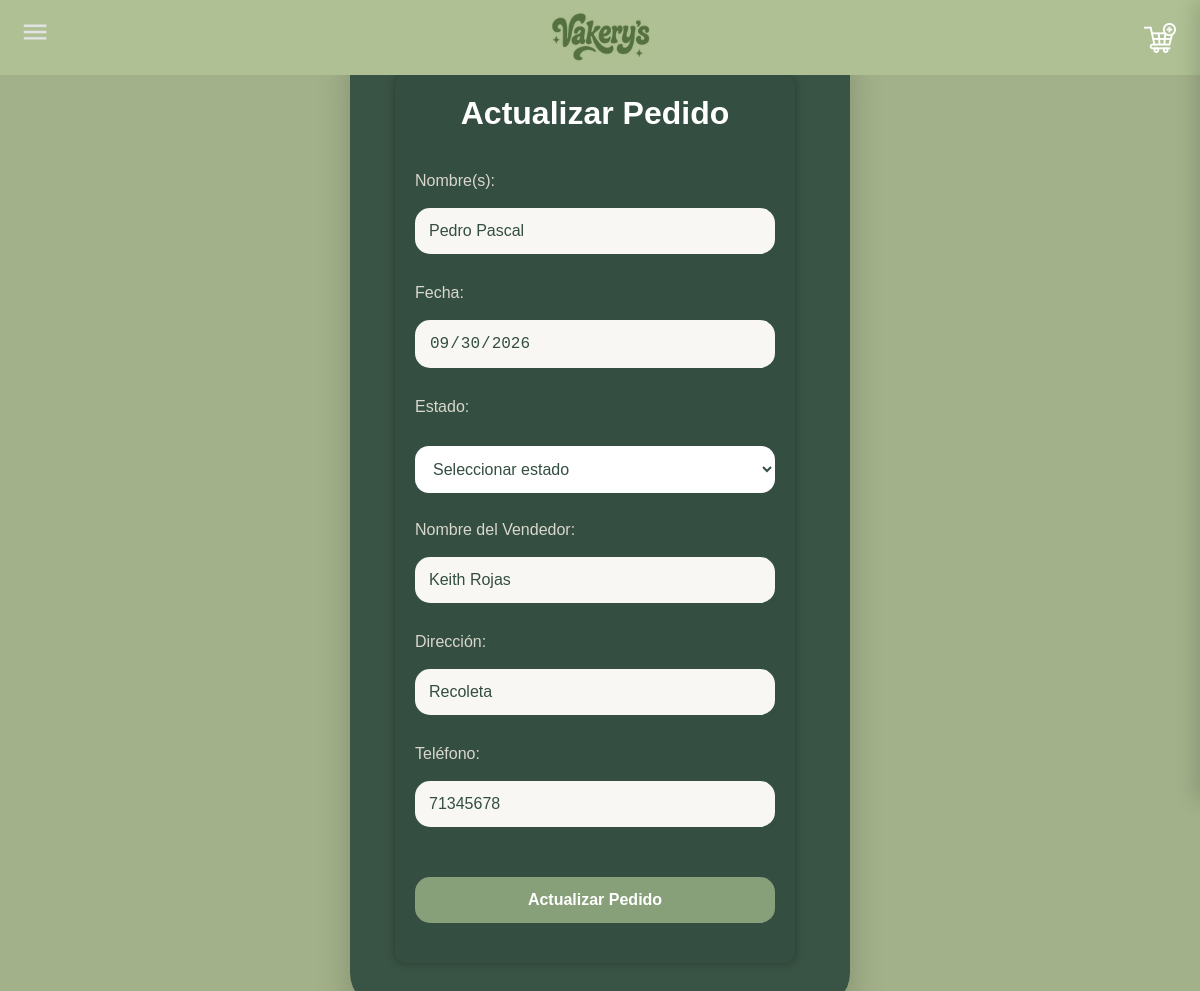
/Pedidos/actualizarpedido.php?id=15, run on the app's committed database.
### tables this page shows
CREATE TABLE IF NOT EXISTS `pedidos` (
  `id` INT NOT NULL AUTO_INCREMENT,
  `Nombre` VARCHAR(200) NULL,
  `Fecha` DATE NULL,
  `Estado` VARCHAR(45) NULL,
  `NombreVendedor` VARCHAR(200) NULL,
  `Direccion` VARCHAR(45) NULL,
  `Telefono` INT NULL,
  PRIMARY KEY (`id`)
);

### Pedidos/actualizarpedido.php (the view, shortened to what this page needs)
<?php
$servername = "localhost";
$username = "root";
$password = "";
$bdname = "vakerysss";
$conn = new mysqli($servername, $username, $password, $bdname);
$id = $_GET['id'] ?? '';
$Nombre = "";
$Fecha = "";
$NombreVendedor = "";
$Direccion = "";
$Telefono = "";
if ($id != "") {
    $stmt = $conn->prepare(
        "SELECT * FROM Pedidos WHERE id = ?"
    );
    $stmt->bind_param("i", $id);
    $stmt->execute();
    $resultado = $stmt->get_result();
    if ($resultado && $resultado->num_rows > 0) {
        while ($fila = $resultado->fetch_assoc()) {
            $Nombre = $fila['Nombre'];
            $Fecha = $fila['Fecha'];
            $NombreVendedor = $fila['NombreVendedor'];
            $Direccion = $fila['Direccion'];
            $Telefono = $fila['Telefono'];
        }
    }
}
?>
<!DOCTYPE html>
<html lang="es">
<head>
<link rel="stylesheet" href="../Usuarios/estilosupdate.css">
</head>
<body>
<div class="contenedor">
<form action="registroeditarpedido.php" method="post" id="ActualizarPedido">
    <h2>Actualizar Pedido</h2>
    <label>Nombre(s):</label>
    <input type="text" name="Nombre" id="Nombre" value="<?=htmlspecialchars($Nombre, ENT_QUOTES, 'UTF-8')?>">
    <label>Fecha:</label>
    <input type="date" name="Fecha" id="Fecha" value="<?=htmlspecialchars($Fecha, ENT_QUOTES, 'UTF-8')?>" readonly>
    <label>Estado:</label>
    <select name="Estado" id="Estado">
    <option value="">Seleccionar estado</option>
    </select>
    <label>Nombre del Vendedor:</label>
    <input type="text" name="NombreVendedor" id="NombreVendedor" value="<?=htmlspecialchars($NombreVendedor, ENT_QUOTES, 'UTF-8')?>" readonly>
    <label>Dirección:</label>
    <input type="text" name="Direccion" id="Direccion" value="<?=htmlspecialchars($Direccion, ENT_QUOTES, 'UTF-8')?>">
    <label>Teléfono:</label>
    <input type="number" name="Telefono" id="Telefono" value="<?=htmlspecialchars($Telefono, ENT_QUOTES, 'UTF-8')?>">
    <input type="submit" value="Actualizar Pedido" class="boton">
</form>
</div>
</body>
</html>

### Productos/estilosupdate.css (style rules this page uses)
body { background-color: rgb(163, 177, 138); display: flex; justify-content: center; margin: 0; padding-top: 80px; font-family: Arial, sans-serif; }
form { background-color: rgb(52, 78, 65); color: white; display: flex; flex-direction: column; gap: 10px; width: 400px; padding: 20px; border-radius: 10px; box-shadow: 0 0 10px rgba(0,0,0,0.3); }
h2 { text-align: center; }
input { padding: 10px; border: none; border-radius: 5px; outline: none; }
input[type="submit"] { background-color: #88a07a; color: white; font-weight: bold; cursor: pointer; margin-top: 20px; }

### Pedidos/actualizarpedido.php (style rules this page uses)
* { margin:0; padding:0; box-sizing:border-box; }
body { background-image:url("../imagenes/fondooo.png"); background-size:cover; background-position:center; background-repeat:no-repeat; background-attachment:fixed; display:flex; justify-content:center; align-items:center; min-height:100vh; padding:30px; font-family:'Raleway',sans-serif; }
.contenedor { background:rgba(52,78,65,.95); width:500px; padding:45px; border-radius:35px; box-shadow:0 15px 35px rgba(0,0,0,.2); color:white; }
h2 { text-align:center; margin-bottom:30px; font-size:32px; }
form { display:flex; flex-direction:column; }
label { margin-bottom:8px; font-size:16px; color:#DAD7CD; }
input { padding:14px; border:none; border-radius:15px; margin-bottom:20px; font-size:16px; outline:none; background:#F8F7F3; color:#344E41; }
.boton { background:#A3B18A; color:#344E41; font-weight:bold; cursor:pointer; transition:.3s; }
select#Estado { width:100%; padding:14px; margin-top:12px; margin-bottom:18px; border:none; border-radius:14px; background:rgb(255,255,255); color:#344E41; font-size:16px; outline:none; backdrop-filter:blur(4px); box-sizing:border-box; cursor:pointer; }
select#Estado option { background:#f8fcfa; color:#344E41; }

### headers/headeruser.php (style rules this page uses)
* { margin:0; padding:0; box-sizing:border-box; }
body { font-family:'Raleway',sans-serif; }

### data on the page
pedidos: Nombre "Pedro Pascal", Fecha "09/30/2026", NombreVendedor "Keith Rojas", Direccion "Recoleta", Telefono "71345678"
